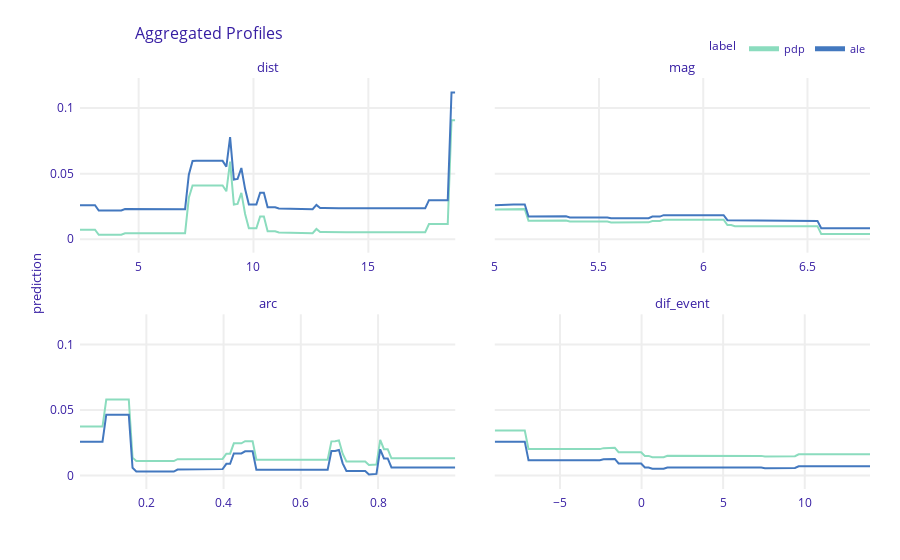

The notebook cell saved with this chart:
### Code cell
pdp_num = exp_reg.model_profile(type="partial", label="pdp")
ale_num = exp_reg.model_profile(type="accumulated", label="ale")
pdp_num.plot(ale_num)

### Figure 1 — Plotly figure (JSON) as saved in the notebook; plotly's stock layout.template omitted (floating-point values rounded to 4 significant figures; data arrays with more than 128 entries replaced by an {"elided": "..."} marker saying what was removed)
{"data": [{"customdata": {"elided": "101x3 mixed values"}, "hovertemplate": "<b>%{hovertext}</b><br><br>prediction=%{y:.3f}<br>mean_prediction=%{customdata[0]:.3f}<extra></extra>", "hovertext": ["pdp", "pdp", "pdp", "pdp", "pdp", "pdp", "pdp", "pdp", "pdp", "pdp", "pdp", "pdp", "pdp", "pdp", "pdp", "pdp", "pdp", "pdp", "pdp", "pdp", "pdp", "pdp", "pdp", "pdp", "pdp", "pdp", "pdp", "pdp", "pdp", "pdp", "pdp", "pdp", "pdp", "pdp", "pdp", "pdp", "pdp", "pdp", "pdp", "pdp", "pdp", "pdp", "pdp", "pdp", "pdp", "pdp", "pdp", "pdp", "pdp", "pdp", "pdp", "pdp", "pdp", "pdp", "pdp", "pdp", "pdp", "pdp", "pdp", "pdp", "pdp", "pdp", "pdp", "pdp", "pdp", "pdp", "pdp", "pdp", "pdp", "pdp", "pdp", "pdp", "pdp", "pdp", "pdp", "pdp", "pdp", "pdp", "pdp", "pdp", "pdp", "pdp", "pdp", "pdp", "pdp", "pdp", "pdp", "pdp", "pdp", "pdp", "pdp", "pdp", "pdp", "pdp", "pdp", "pdp", "pdp", "pdp", "pdp", "pdp", "pdp"], "legendgroup": "pdp", "line": {"color": "#8bdcbe", "dash": "solid", "width": 2}, "marker": {"symbol": "circle"}, "mode": "lines", "name": "pdp", "opacity": 1, "orientation": "v", "showlegend": true, "type": "scatter", "uid": "5d520d84-1703-4910-af3d-fa964ec07608", "x": [2.447, 2.611, 2.774, 2.937, 3.101, 3.264, 3.427, 3.591, 3.754, 3.918, 4.081, 4.244, 4.408, 4.571, 4.734, 4.898, 5.061, 5.224, 5.388, 5.551, 5.715, 5.878, 6.041, 6.205, 6.368, 6.531, 6.695, 6.858, 7.021, 7.185, 7.348, 7.511, 7.675, 7.838, 8.002, 8.165, 8.328, 8.492, 8.655, 8.818, 8.982, 9.145, 9.308, 9.472, 9.635, 9.799, 9.962, 10.13, 10.29, 10.45, 10.62, 10.78, 10.94, 11.11, 11.27, 11.43, 11.6, 11.76, 11.92, 12.09, 12.25, 12.41, 12.58, 12.74, 12.9, 13.07, 13.23, 13.39, 13.56, 13.72, 13.88, 14.05, 14.21, 14.37, 14.54, 14.7, 14.86, 15.03, 15.19, 15.35, 15.52, 15.68, 15.84, 16.01, 16.17, 16.33, 16.5, 16.66, 16.82, 16.99, 17.15, 17.31, 17.48, 17.64, 17.8, 17.97, 18.13, 18.29, 18.46, 18.62, 18.78], "xaxis": "x3", "y": [0.007174, 0.007297, 0.007297, 0.007248, 0.007248, 0.003406, 0.003406, 0.003406, 0.003406, 0.003406, 0.003406, 0.003406, 0.004565, 0.004565, 0.004565, 0.004565, 0.004565, 0.004565, 0.004565, 0.004565, 0.004565, 0.004481, 0.004481, 0.004481, 0.004462, 0.004462, 0.004462, 0.004513, 0.004513, 0.03156, 0.04088, 0.04101, 0.04101, 0.04094, 0.04094, 0.04094, 0.04094, 0.04094, 0.04094, 0.0365, 0.05908, 0.02641, 0.02691, 0.03533, 0.01924, 0.008361, 0.008361, 0.008384, 0.01739, 0.01739, 0.006081, 0.006081, 0.006081, 0.005128, 0.005128, 0.005128, 0.005128, 0.005128, 0.005128, 0.005128, 0.004602, 0.004602, 0.00456, 0.00779, 0.005398, 0.005398, 0.005286, 0.005286, 0.005286, 0.005286, 0.005286, 0.005286, 0.005305, 0.005305, 0.005305, 0.005285, 0.005285, 0.005285, 0.005285, 0.005285, 0.005285, 0.005285, 0.005285, 0.005285, 0.005285, 0.005285, 0.005285, 0.005285, 0.005285, 0.005285, 0.005285, 0.005285, 0.005285, 0.0115, 0.0115, 0.0115, 0.0115, 0.0115, 0.0115, 0.09078, 0.09078], "yaxis": "y3"}, {"customdata": {"elided": "101x3 mixed values"}, "hovertemplate": "<b>%{hovertext}</b><br><br>prediction=%{y:.3f}<br>mean_prediction=%{customdata[0]:.3f}<extra></extra>", "hovertext": ["pdp", "pdp", "pdp", "pdp", "pdp", "pdp", "pdp", "pdp", "pdp", "pdp", "pdp", "pdp", "pdp", "pdp", "pdp", "pdp", "pdp", "pdp", "pdp", "pdp", "pdp", "pdp", "pdp", "pdp", "pdp", "pdp", "pdp", "pdp", "pdp", "pdp", "pdp", "pdp", "pdp", "pdp", "pdp", "pdp", "pdp", "pdp", "pdp", "pdp", "pdp", "pdp", "pdp", "pdp", "pdp", "pdp", "pdp", "pdp", "pdp", "pdp", "pdp", "pdp", "pdp", "pdp", "pdp", "pdp", "pdp", "pdp", "pdp", "pdp", "pdp", "pdp", "pdp", "pdp", "pdp", "pdp", "pdp", "pdp", "pdp", "pdp", "pdp", "pdp", "pdp", "pdp", "pdp", "pdp", "pdp", "pdp", "pdp", "pdp", "pdp", "pdp", "pdp", "pdp", "pdp", "pdp", "pdp", "pdp", "pdp", "pdp", "pdp", "pdp", "pdp", "pdp", "pdp", "pdp", "pdp", "pdp", "pdp", "pdp", "pdp"], "legendgroup": "pdp", "line": {"color": "#8bdcbe", "dash": "solid", "width": 2}, "marker": {"symbol": "circle"}, "mode": "lines", "name": "pdp", "opacity": 1, "orientation": "v", "showlegend": false, "type": "scatter", "uid": "a08eb6e9-99c1-49bc-bb40-41cdc7280650", "x": [5, 5.018, 5.036, 5.054, 5.072, 5.09, 5.108, 5.126, 5.144, 5.162, 5.18, 5.198, 5.216, 5.234, 5.252, 5.27, 5.288, 5.306, 5.324, 5.342, 5.36, 5.378, 5.396, 5.414, 5.432, 5.45, 5.468, 5.486, 5.504, 5.522, 5.54, 5.558, 5.576, 5.594, 5.612, 5.63, 5.648, 5.666, 5.684, 5.702, 5.72, 5.738, 5.756, 5.774, 5.792, 5.81, 5.828, 5.846, 5.864, 5.882, 5.9, 5.918, 5.936, 5.954, 5.972, 5.99, 6.008, 6.026, 6.044, 6.062, 6.08, 6.098, 6.116, 6.134, 6.152, 6.17, 6.188, 6.206, 6.224, 6.242, 6.26, 6.278, 6.296, 6.314, 6.332, 6.35, 6.368, 6.386, 6.404, 6.422, 6.44, 6.458, 6.476, 6.494, 6.512, 6.53, 6.548, 6.566, 6.584, 6.602, 6.62, 6.638, 6.656, 6.674, 6.692, 6.71, 6.728, 6.746, 6.764, 6.782, 6.8], "xaxis": "x4", "y": [0.02272, 0.02272, 0.02272, 0.02288, 0.02288, 0.02288, 0.02292, 0.02292, 0.02292, 0.01402, 0.01402, 0.01402, 0.01402, 0.01402, 0.01394, 0.01394, 0.01394, 0.01422, 0.01422, 0.01422, 0.01343, 0.01343, 0.01343, 0.01343, 0.01343, 0.01343, 0.01343, 0.01343, 0.01343, 0.01343, 0.01343, 0.01279, 0.01279, 0.01279, 0.01279, 0.01279, 0.01279, 0.01279, 0.01279, 0.01283, 0.01283, 0.01283, 0.01387, 0.01387, 0.01387, 0.01487, 0.01487, 0.01487, 0.01486, 0.01486, 0.01486, 0.01486, 0.01486, 0.01486, 0.01486, 0.01486, 0.01486, 0.01486, 0.01486, 0.01486, 0.01486, 0.01486, 0.01077, 0.01077, 0.009937, 0.009937, 0.009937, 0.009937, 0.009937, 0.009937, 0.009937, 0.009937, 0.009937, 0.009937, 0.009937, 0.009937, 0.009937, 0.009937, 0.009937, 0.009937, 0.009937, 0.009937, 0.009937, 0.009937, 0.009937, 0.009937, 0.009937, 0.003964, 0.003964, 0.003964, 0.003964, 0.003964, 0.003964, 0.003964, 0.003964, 0.003964, 0.003964, 0.003964, 0.003964, 0.003964, 0.003964], "yaxis": "y4"}, {"customdata": {"elided": "101x3 mixed values"}, "hovertemplate": "<b>%{hovertext}</b><br><br>prediction=%{y:.3f}<br>mean_prediction=%{customdata[0]:.3f}<extra></extra>", "hovertext": ["pdp", "pdp", "pdp", "pdp", "pdp", "pdp", "pdp", "pdp", "pdp", "pdp", "pdp", "pdp", "pdp", "pdp", "pdp", "pdp", "pdp", "pdp", "pdp", "pdp", "pdp", "pdp", "pdp", "pdp", "pdp", "pdp", "pdp", "pdp", "pdp", "pdp", "pdp", "pdp", "pdp", "pdp", "pdp", "pdp", "pdp", "pdp", "pdp", "pdp", "pdp", "pdp", "pdp", "pdp", "pdp", "pdp", "pdp", "pdp", "pdp", "pdp", "pdp", "pdp", "pdp", "pdp", "pdp", "pdp", "pdp", "pdp", "pdp", "pdp", "pdp", "pdp", "pdp", "pdp", "pdp", "pdp", "pdp", "pdp", "pdp", "pdp", "pdp", "pdp", "pdp", "pdp", "pdp", "pdp", "pdp", "pdp", "pdp", "pdp", "pdp", "pdp", "pdp", "pdp", "pdp", "pdp", "pdp", "pdp", "pdp", "pdp", "pdp", "pdp", "pdp", "pdp", "pdp", "pdp", "pdp", "pdp", "pdp", "pdp", "pdp"], "legendgroup": "pdp", "line": {"color": "#8bdcbe", "dash": "solid", "width": 2}, "marker": {"symbol": "circle"}, "mode": "lines", "name": "pdp", "opacity": 1, "orientation": "v", "showlegend": false, "type": "scatter", "uid": "2cd10c6c-0ea4-4f9e-8c56-14009e08aa48", "x": [0.02812, 0.03784, 0.04756, 0.05728, 0.06699, 0.07671, 0.08643, 0.09615, 0.1059, 0.1156, 0.1253, 0.135, 0.1447, 0.1545, 0.1642, 0.1739, 0.1836, 0.1933, 0.203, 0.2128, 0.2225, 0.2322, 0.2419, 0.2516, 0.2613, 0.2711, 0.2808, 0.2905, 0.3002, 0.3099, 0.3197, 0.3294, 0.3391, 0.3488, 0.3585, 0.3682, 0.378, 0.3877, 0.3974, 0.4071, 0.4168, 0.4265, 0.4363, 0.446, 0.4557, 0.4654, 0.4751, 0.4849, 0.4946, 0.5043, 0.514, 0.5237, 0.5334, 0.5432, 0.5529, 0.5626, 0.5723, 0.582, 0.5918, 0.6015, 0.6112, 0.6209, 0.6306, 0.6403, 0.6501, 0.6598, 0.6695, 0.6792, 0.6889, 0.6986, 0.7084, 0.7181, 0.7278, 0.7375, 0.7472, 0.757, 0.7667, 0.7764, 0.7861, 0.7958, 0.8055, 0.8153, 0.825, 0.8347, 0.8444, 0.8541, 0.8638, 0.8736, 0.8833, 0.893, 0.9027, 0.9124, 0.9222, 0.9319, 0.9416, 0.9513, 0.961, 0.9707, 0.9805, 0.9902, 0.9999], "xaxis": "x", "y": [0.03735, 0.03735, 0.03735, 0.03735, 0.03735, 0.03735, 0.03735, 0.05792, 0.05792, 0.05792, 0.05792, 0.05792, 0.05792, 0.05792, 0.01364, 0.01106, 0.01105, 0.01105, 0.01105, 0.01105, 0.01105, 0.01105, 0.01105, 0.01105, 0.01105, 0.01105, 0.01247, 0.01247, 0.01247, 0.01247, 0.01247, 0.01247, 0.01247, 0.01247, 0.01265, 0.01265, 0.01265, 0.01265, 0.01265, 0.01663, 0.01663, 0.02453, 0.02453, 0.02453, 0.02615, 0.02615, 0.02615, 0.01204, 0.01204, 0.01204, 0.01204, 0.01204, 0.01202, 0.01202, 0.01206, 0.01206, 0.01206, 0.01206, 0.01206, 0.01206, 0.01206, 0.01206, 0.01206, 0.01206, 0.01206, 0.01206, 0.01206, 0.02604, 0.02613, 0.02681, 0.01662, 0.01075, 0.01075, 0.01075, 0.01075, 0.01075, 0.01075, 0.008083, 0.008083, 0.008315, 0.02712, 0.02007, 0.02007, 0.0131, 0.0131, 0.0131, 0.01306, 0.01306, 0.01306, 0.01306, 0.01306, 0.01306, 0.01306, 0.01306, 0.01306, 0.0131, 0.0131, 0.0131, 0.0131, 0.0131, 0.01318], "yaxis": "y"}, {"customdata": {"elided": "101x3 mixed values"}, "hovertemplate": "<b>%{hovertext}</b><br><br>prediction=%{y:.3f}<br>mean_prediction=%{customdata[0]:.3f}<extra></extra>", "hovertext": ["pdp", "pdp", "pdp", "pdp", "pdp", "pdp", "pdp", "pdp", "pdp", "pdp", "pdp", "pdp", "pdp", "pdp", "pdp", "pdp", "pdp", "pdp", "pdp", "pdp", "pdp", "pdp", "pdp", "pdp", "pdp", "pdp", "pdp", "pdp", "pdp", "pdp", "pdp", "pdp", "pdp", "pdp", "pdp", "pdp", "pdp", "pdp", "pdp", "pdp", "pdp", "pdp", "pdp", "pdp", "pdp", "pdp", "pdp", "pdp", "pdp", "pdp", "pdp", "pdp", "pdp", "pdp", "pdp", "pdp", "pdp", "pdp", "pdp", "pdp", "pdp", "pdp", "pdp", "pdp", "pdp", "pdp", "pdp", "pdp", "pdp", "pdp", "pdp", "pdp", "pdp", "pdp", "pdp", "pdp", "pdp", "pdp", "pdp", "pdp", "pdp", "pdp", "pdp", "pdp", "pdp", "pdp", "pdp", "pdp", "pdp", "pdp", "pdp", "pdp", "pdp", "pdp", "pdp", "pdp", "pdp", "pdp", "pdp", "pdp", "pdp"], "legendgroup": "pdp", "line": {"color": "#8bdcbe", "dash": "solid", "width": 2}, "marker": {"symbol": "circle"}, "mode": "lines", "name": "pdp", "opacity": 1, "orientation": "v", "showlegend": false, "type": "scatter", "uid": "3162268f-3bcb-41e0-af86-f2786c62d5e8", "x": [-9, -8.77, -8.54, -8.31, -8.08, -7.85, -7.62, -7.39, -7.16, -6.93, -6.7, -6.47, -6.24, -6.01, -5.78, -5.55, -5.32, -5.09, -4.86, -4.63, -4.4, -4.17, -3.94, -3.71, -3.48, -3.25, -3.02, -2.79, -2.56, -2.33, -2.1, -1.87, -1.64, -1.41, -1.18, -0.95, -0.72, -0.49, -0.26, -0.03, 0.2, 0.43, 0.66, 0.89, 1.12, 1.35, 1.58, 1.81, 2.04, 2.27, 2.5, 2.73, 2.96, 3.19, 3.42, 3.65, 3.88, 4.11, 4.34, 4.57, 4.8, 5.03, 5.26, 5.49, 5.72, 5.95, 6.18, 6.41, 6.64, 6.87, 7.1, 7.33, 7.56, 7.79, 8.02, 8.25, 8.48, 8.71, 8.94, 9.17, 9.4, 9.63, 9.86, 10.09, 10.32, 10.55, 10.78, 11.01, 11.24, 11.47, 11.7, 11.93, 12.16, 12.39, 12.62, 12.85, 13.08, 13.31, 13.54, 13.77, 14], "xaxis": "x2", "y": [0.03429, 0.03429, 0.03429, 0.03429, 0.03429, 0.03429, 0.03429, 0.03429, 0.03429, 0.02014, 0.02014, 0.02014, 0.02014, 0.02014, 0.02014, 0.02014, 0.02014, 0.02014, 0.02014, 0.02014, 0.02014, 0.02014, 0.02014, 0.02014, 0.02014, 0.02014, 0.02014, 0.02014, 0.02014, 0.02087, 0.02087, 0.02113, 0.02113, 0.01779, 0.01779, 0.01779, 0.01779, 0.01779, 0.01779, 0.01779, 0.01497, 0.01497, 0.01401, 0.01401, 0.01401, 0.01401, 0.01505, 0.01505, 0.01505, 0.01505, 0.01505, 0.01533, 0.01533, 0.01533, 0.01533, 0.01533, 0.01533, 0.01533, 0.01533, 0.01498, 0.01498, 0.01498, 0.01498, 0.01498, 0.01498, 0.01498, 0.01498, 0.01498, 0.01498, 0.01498, 0.01498, 0.01498, 0.01458, 0.01458, 0.01458, 0.01458, 0.01458, 0.0147, 0.0147, 0.0147, 0.0147, 0.01619, 0.01619, 0.01619, 0.01619, 0.01619, 0.01619, 0.01619, 0.01619, 0.01619, 0.01619, 0.01619, 0.01619, 0.01619, 0.01619, 0.01619, 0.01619, 0.01619, 0.01619, 0.01619, 0.01619], "yaxis": "y2"}, {"customdata": {"elided": "101x3 mixed values"}, "hovertemplate": "<b>%{hovertext}</b><br><br>prediction=%{y:.3f}<br>mean_prediction=%{customdata[0]:.3f}<extra></extra>", "hovertext": ["ale", "ale", "ale", "ale", "ale", "ale", "ale", "ale", "ale", "ale", "ale", "ale", "ale", "ale", "ale", "ale", "ale", "ale", "ale", "ale", "ale", "ale", "ale", "ale", "ale", "ale", "ale", "ale", "ale", "ale", "ale", "ale", "ale", "ale", "ale", "ale", "ale", "ale", "ale", "ale", "ale", "ale", "ale", "ale", "ale", "ale", "ale", "ale", "ale", "ale", "ale", "ale", "ale", "ale", "ale", "ale", "ale", "ale", "ale", "ale", "ale", "ale", "ale", "ale", "ale", "ale", "ale", "ale", "ale", "ale", "ale", "ale", "ale", "ale", "ale", "ale", "ale", "ale", "ale", "ale", "ale", "ale", "ale", "ale", "ale", "ale", "ale", "ale", "ale", "ale", "ale", "ale", "ale", "ale", "ale", "ale", "ale", "ale", "ale", "ale", "ale"], "legendgroup": "ale", "line": {"color": "#4378bf", "dash": "solid", "width": 2}, "marker": {"symbol": "circle"}, "mode": "lines", "name": "ale", "opacity": 1, "orientation": "v", "showlegend": true, "type": "scatter", "uid": "87690947-cac5-4ebf-96c4-5939c8bc7b45", "x": [2.447, 2.611, 2.774, 2.937, 3.101, 3.264, 3.427, 3.591, 3.754, 3.918, 4.081, 4.244, 4.408, 4.571, 4.734, 4.898, 5.061, 5.224, 5.388, 5.551, 5.715, 5.878, 6.041, 6.205, 6.368, 6.531, 6.695, 6.858, 7.021, 7.185, 7.348, 7.511, 7.675, 7.838, 8.002, 8.165, 8.328, 8.492, 8.655, 8.818, 8.982, 9.145, 9.308, 9.472, 9.635, 9.799, 9.962, 10.13, 10.29, 10.45, 10.62, 10.78, 10.94, 11.11, 11.27, 11.43, 11.6, 11.76, 11.92, 12.09, 12.25, 12.41, 12.58, 12.74, 12.9, 13.07, 13.23, 13.39, 13.56, 13.72, 13.88, 14.05, 14.21, 14.37, 14.54, 14.7, 14.86, 15.03, 15.19, 15.35, 15.52, 15.68, 15.84, 16.01, 16.17, 16.33, 16.5, 16.66, 16.82, 16.99, 17.15, 17.31, 17.48, 17.64, 17.8, 17.97, 18.13, 18.29, 18.46, 18.62, 18.78], "xaxis": "x3", "y": [0.02583, 0.02596, 0.02596, 0.0259, 0.0259, 0.02185, 0.02185, 0.02185, 0.02185, 0.02185, 0.02185, 0.02185, 0.02301, 0.02301, 0.02301, 0.02301, 0.02301, 0.02301, 0.02301, 0.02301, 0.02301, 0.02286, 0.02286, 0.02286, 0.02284, 0.02284, 0.02284, 0.02287, 0.02287, 0.0492, 0.05967, 0.0598, 0.0598, 0.05973, 0.05973, 0.05973, 0.05973, 0.05973, 0.05973, 0.0553, 0.07789, 0.04546, 0.04597, 0.05429, 0.03822, 0.0264, 0.0264, 0.02643, 0.03545, 0.03545, 0.02441, 0.02441, 0.02441, 0.02347, 0.02347, 0.02347, 0.02347, 0.02347, 0.02347, 0.02347, 0.02293, 0.02293, 0.0229, 0.02612, 0.02371, 0.02371, 0.02357, 0.02357, 0.02357, 0.02357, 0.02357, 0.02357, 0.02359, 0.02359, 0.02359, 0.02357, 0.02357, 0.02357, 0.02357, 0.02357, 0.02357, 0.02357, 0.02357, 0.02357, 0.02357, 0.02357, 0.02357, 0.02357, 0.02357, 0.02357, 0.02357, 0.02357, 0.02357, 0.02979, 0.02979, 0.02979, 0.02979, 0.02979, 0.02979, 0.1118, 0.1118], "yaxis": "y3"}, {"customdata": {"elided": "101x3 mixed values"}, "hovertemplate": "<b>%{hovertext}</b><br><br>prediction=%{y:.3f}<br>mean_prediction=%{customdata[0]:.3f}<extra></extra>", "hovertext": ["ale", "ale", "ale", "ale", "ale", "ale", "ale", "ale", "ale", "ale", "ale", "ale", "ale", "ale", "ale", "ale", "ale", "ale", "ale", "ale", "ale", "ale", "ale", "ale", "ale", "ale", "ale", "ale", "ale", "ale", "ale", "ale", "ale", "ale", "ale", "ale", "ale", "ale", "ale", "ale", "ale", "ale", "ale", "ale", "ale", "ale", "ale", "ale", "ale", "ale", "ale", "ale", "ale", "ale", "ale", "ale", "ale", "ale", "ale", "ale", "ale", "ale", "ale", "ale", "ale", "ale", "ale", "ale", "ale", "ale", "ale", "ale", "ale", "ale", "ale", "ale", "ale", "ale", "ale", "ale", "ale", "ale", "ale", "ale", "ale", "ale", "ale", "ale", "ale", "ale", "ale", "ale", "ale", "ale", "ale", "ale", "ale", "ale", "ale", "ale", "ale"], "legendgroup": "ale", "line": {"color": "#4378bf", "dash": "solid", "width": 2}, "marker": {"symbol": "circle"}, "mode": "lines", "name": "ale", "opacity": 1, "orientation": "v", "showlegend": false, "type": "scatter", "uid": "9f9b7ee5-dd53-47bb-a56b-b2bcf0ebd3ed", "x": [5, 5.018, 5.036, 5.054, 5.072, 5.09, 5.108, 5.126, 5.144, 5.162, 5.18, 5.198, 5.216, 5.234, 5.252, 5.27, 5.288, 5.306, 5.324, 5.342, 5.36, 5.378, 5.396, 5.414, 5.432, 5.45, 5.468, 5.486, 5.504, 5.522, 5.54, 5.558, 5.576, 5.594, 5.612, 5.63, 5.648, 5.666, 5.684, 5.702, 5.72, 5.738, 5.756, 5.774, 5.792, 5.81, 5.828, 5.846, 5.864, 5.882, 5.9, 5.918, 5.936, 5.954, 5.972, 5.99, 6.008, 6.026, 6.044, 6.062, 6.08, 6.098, 6.116, 6.134, 6.152, 6.17, 6.188, 6.206, 6.224, 6.242, 6.26, 6.278, 6.296, 6.314, 6.332, 6.35, 6.368, 6.386, 6.404, 6.422, 6.44, 6.458, 6.476, 6.494, 6.512, 6.53, 6.548, 6.566, 6.584, 6.602, 6.62, 6.638, 6.656, 6.674, 6.692, 6.71, 6.728, 6.746, 6.764, 6.782, 6.8], "xaxis": "x4", "y": [0.02583, 0.02583, 0.02583, 0.02639, 0.02639, 0.02639, 0.02643, 0.02643, 0.02643, 0.01729, 0.01729, 0.01729, 0.01729, 0.01729, 0.01719, 0.01719, 0.01719, 0.01742, 0.01742, 0.01742, 0.01656, 0.01656, 0.01656, 0.01656, 0.01656, 0.01656, 0.01656, 0.01656, 0.01656, 0.01656, 0.01656, 0.01593, 0.01593, 0.01593, 0.01593, 0.01593, 0.01593, 0.01593, 0.01593, 0.01596, 0.01596, 0.01596, 0.01722, 0.01722, 0.01722, 0.01831, 0.01831, 0.01831, 0.0183, 0.0183, 0.0183, 0.0183, 0.0183, 0.0183, 0.0183, 0.0183, 0.0183, 0.0183, 0.0183, 0.0183, 0.0183, 0.0183, 0.01454, 0.01454, 0.01396, 0.01396, 0.01396, 0.01396, 0.01396, 0.01396, 0.01396, 0.01396, 0.01396, 0.01396, 0.01396, 0.01396, 0.01396, 0.01396, 0.01396, 0.01396, 0.01396, 0.01396, 0.01396, 0.01396, 0.01396, 0.01396, 0.01396, 0.008357, 0.008357, 0.008357, 0.008357, 0.008357, 0.008357, 0.008357, 0.008357, 0.008357, 0.008357, 0.008357, 0.008357, 0.008357, 0.008357], "yaxis": "y4"}, {"customdata": {"elided": "101x3 mixed values"}, "hovertemplate": "<b>%{hovertext}</b><br><br>prediction=%{y:.3f}<br>mean_prediction=%{customdata[0]:.3f}<extra></extra>", "hovertext": ["ale", "ale", "ale", "ale", "ale", "ale", "ale", "ale", "ale", "ale", "ale", "ale", "ale", "ale", "ale", "ale", "ale", "ale", "ale", "ale", "ale", "ale", "ale", "ale", "ale", "ale", "ale", "ale", "ale", "ale", "ale", "ale", "ale", "ale", "ale", "ale", "ale", "ale", "ale", "ale", "ale", "ale", "ale", "ale", "ale", "ale", "ale", "ale", "ale", "ale", "ale", "ale", "ale", "ale", "ale", "ale", "ale", "ale", "ale", "ale", "ale", "ale", "ale", "ale", "ale", "ale", "ale", "ale", "ale", "ale", "ale", "ale", "ale", "ale", "ale", "ale", "ale", "ale", "ale", "ale", "ale", "ale", "ale", "ale", "ale", "ale", "ale", "ale", "ale", "ale", "ale", "ale", "ale", "ale", "ale", "ale", "ale", "ale", "ale", "ale", "ale"], "legendgroup": "ale", "line": {"color": "#4378bf", "dash": "solid", "width": 2}, "marker": {"symbol": "circle"}, "mode": "lines", "name": "ale", "opacity": 1, "orientation": "v", "showlegend": false, "type": "scatter", "uid": "1ff76ed7-e800-4399-a98c-42429bff89ad", "x": [0.02812, 0.03784, 0.04756, 0.05728, 0.06699, 0.07671, 0.08643, 0.09615, 0.1059, 0.1156, 0.1253, 0.135, 0.1447, 0.1545, 0.1642, 0.1739, 0.1836, 0.1933, 0.203, 0.2128, 0.2225, 0.2322, 0.2419, 0.2516, 0.2613, 0.2711, 0.2808, 0.2905, 0.3002, 0.3099, 0.3197, 0.3294, 0.3391, 0.3488, 0.3585, 0.3682, 0.378, 0.3877, 0.3974, 0.4071, 0.4168, 0.4265, 0.4363, 0.446, 0.4557, 0.4654, 0.4751, 0.4849, 0.4946, 0.5043, 0.514, 0.5237, 0.5334, 0.5432, 0.5529, 0.5626, 0.5723, 0.582, 0.5918, 0.6015, 0.6112, 0.6209, 0.6306, 0.6403, 0.6501, 0.6598, 0.6695, 0.6792, 0.6889, 0.6986, 0.7084, 0.7181, 0.7278, 0.7375, 0.7472, 0.757, 0.7667, 0.7764, 0.7861, 0.7958, 0.8055, 0.8153, 0.825, 0.8347, 0.8444, 0.8541, 0.8638, 0.8736, 0.8833, 0.893, 0.9027, 0.9124, 0.9222, 0.9319, 0.9416, 0.9513, 0.961, 0.9707, 0.9805, 0.9902, 0.9999], "xaxis": "x", "y": [0.02583, 0.02583, 0.02583, 0.02583, 0.02583, 0.02583, 0.02583, 0.04641, 0.04641, 0.04641, 0.04641, 0.04641, 0.04641, 0.04641, 0.005882, 0.003034, 0.003019, 0.003019, 0.003019, 0.003019, 0.003019, 0.003019, 0.003019, 0.003019, 0.003019, 0.003019, 0.004559, 0.004559, 0.004559, 0.004559, 0.004559, 0.004559, 0.004559, 0.004559, 0.004873, 0.004873, 0.004873, 0.004873, 0.004873, 0.008883, 0.008883, 0.01683, 0.01683, 0.01683, 0.01844, 0.01844, 0.01844, 0.004419, 0.004419, 0.004419, 0.004419, 0.004419, 0.004409, 0.004409, 0.004452, 0.004452, 0.004452, 0.004452, 0.004452, 0.004452, 0.004452, 0.004452, 0.004452, 0.004452, 0.004452, 0.004452, 0.004452, 0.0187, 0.01878, 0.01946, 0.009287, 0.003481, 0.003481, 0.003481, 0.003481, 0.003481, 0.003481, 0.0008193, 0.0008193, 0.001243, 0.02003, 0.01305, 0.01305, 0.00612, 0.00612, 0.00612, 0.006083, 0.006083, 0.006083, 0.006083, 0.006083, 0.006083, 0.006083, 0.006083, 0.006083, 0.006119, 0.006119, 0.006119, 0.006119, 0.006119, 0.006202], "yaxis": "y"}, {"customdata": {"elided": "101x3 mixed values"}, "hovertemplate": "<b>%{hovertext}</b><br><br>prediction=%{y:.3f}<br>mean_prediction=%{customdata[0]:.3f}<extra></extra>", "hovertext": ["ale", "ale", "ale", "ale", "ale", "ale", "ale", "ale", "ale", "ale", "ale", "ale", "ale", "ale", "ale", "ale", "ale", "ale", "ale", "ale", "ale", "ale", "ale", "ale", "ale", "ale", "ale", "ale", "ale", "ale", "ale", "ale", "ale", "ale", "ale", "ale", "ale", "ale", "ale", "ale", "ale", "ale", "ale", "ale", "ale", "ale", "ale", "ale", "ale", "ale", "ale", "ale", "ale", "ale", "ale", "ale", "ale", "ale", "ale", "ale", "ale", "ale", "ale", "ale", "ale", "ale", "ale", "ale", "ale", "ale", "ale", "ale", "ale", "ale", "ale", "ale", "ale", "ale", "ale", "ale", "ale", "ale", "ale", "ale", "ale", "ale", "ale", "ale", "ale", "ale", "ale", "ale", "ale", "ale", "ale", "ale", "ale", "ale", "ale", "ale", "ale"], "legendgroup": "ale", "line": {"color": "#4378bf", "dash": "solid", "width": 2}, "marker": {"symbol": "circle"}, "mode": "lines", "name": "ale", "opacity": 1, "orientation": "v", "showlegend": false, "type": "scatter", "uid": "6bf0117f-3051-48be-8850-6e5c9ac4012a", "x": [-9, -8.77, -8.54, -8.31, -8.08, -7.85, -7.62, -7.39, -7.16, -6.93, -6.7, -6.47, -6.24, -6.01, -5.78, -5.55, -5.32, -5.09, -4.86, -4.63, -4.4, -4.17, -3.94, -3.71, -3.48, -3.25, -3.02, -2.79, -2.56, -2.33, -2.1, -1.87, -1.64, -1.41, -1.18, -0.95, -0.72, -0.49, -0.26, -0.03, 0.2, 0.43, 0.66, 0.89, 1.12, 1.35, 1.58, 1.81, 2.04, 2.27, 2.5, 2.73, 2.96, 3.19, 3.42, 3.65, 3.88, 4.11, 4.34, 4.57, 4.8, 5.03, 5.26, 5.49, 5.72, 5.95, 6.18, 6.41, 6.64, 6.87, 7.1, 7.33, 7.56, 7.79, 8.02, 8.25, 8.48, 8.71, 8.94, 9.17, 9.4, 9.63, 9.86, 10.09, 10.32, 10.55, 10.78, 11.01, 11.24, 11.47, 11.7, 11.93, 12.16, 12.39, 12.62, 12.85, 13.08, 13.31, 13.54, 13.77, 14], "xaxis": "x2", "y": [0.02583, 0.02583, 0.02583, 0.02583, 0.02583, 0.02583, 0.02583, 0.02583, 0.02583, 0.01166, 0.01166, 0.01166, 0.01166, 0.01166, 0.01166, 0.01166, 0.01166, 0.01166, 0.01166, 0.01166, 0.01166, 0.01166, 0.01166, 0.01166, 0.01166, 0.01166, 0.01166, 0.01166, 0.01166, 0.01236, 0.01236, 0.01264, 0.01264, 0.009171, 0.009171, 0.009171, 0.009171, 0.009171, 0.009171, 0.009171, 0.006115, 0.006115, 0.005116, 0.005116, 0.005116, 0.005116, 0.006122, 0.006122, 0.006122, 0.006122, 0.006122, 0.00642, 0.00642, 0.00642, 0.00642, 0.00642, 0.00642, 0.00642, 0.00642, 0.006046, 0.006046, 0.006046, 0.006046, 0.006046, 0.006046, 0.006046, 0.006046, 0.006046, 0.006046, 0.006046, 0.006046, 0.006046, 0.005636, 0.005636, 0.005636, 0.005636, 0.005636, 0.005759, 0.005759, 0.005759, 0.005759, 0.007079, 0.007079, 0.007079, 0.007079, 0.007079, 0.007079, 0.007079, 0.007079, 0.007079, 0.007079, 0.007079, 0.007079, 0.007079, 0.007079, 0.007079, 0.007079, 0.007079, 0.007079, 0.007079, 0.007079], "yaxis": "y2"}], "layout": {"annotations": [{"font": {"size": 13}, "showarrow": false, "text": "arc", "x": 0.2375, "xanchor": "center", "xref": "paper", "y": 0.425, "yanchor": "bottom", "yref": "paper"}, {"font": {"size": 13}, "showarrow": false, "text": "dif_event", "x": 0.7625, "xanchor": "center", "xref": "paper", "y": 0.425, "yanchor": "bottom", "yref": "paper"}, {"font": {"size": 13}, "showarrow": false, "text": "dist", "x": 0.2375, "xanchor": "center", "xref": "paper", "y": 1, "yanchor": "bottom", "yref": "paper"}, {"font": {"size": 13}, "showarrow": false, "text": "mag", "x": 0.7625, "xanchor": "center", "xref": "paper", "y": 1, "yanchor": "bottom", "yref": "paper"}, {"font": {"size": 13}, "showarrow": false, "text": "prediction", "textangle": -90, "x": -0.07, "xref": "paper", "y": 0.5, "yref": "paper"}], "autosize": true, "font": {"color": "#371ea3"}, "hovermode": "x unified", "legend": {"font": {"size": 11}, "itemsizing": "constant", "orientation": "h", "title": {"font": {"size": 12}, "text": "label"}, "tracegroupgap": 0, "x": 1, "xanchor": "right", "y": 1.036, "yanchor": "bottom"}, "margin": {"b": 71, "r": 30, "t": 78}, "title": {"font": {"size": 16}, "text": "Aggregated Profiles", "x": 0.15}, "xaxis": {"anchor": "y", "automargin": true, "autorange": true, "domain": [0, 0.475], "fixedrange": true, "gridwidth": 2, "range": [0.02812, 0.9999], "showticklabels": true, "tickcolor": "white", "ticklen": 3, "ticks": "outside", "title": {"text": ""}, "type": "linear", "zeroline": false}, "xaxis2": {"anchor": "y2", "automargin": true, "autorange": true, "domain": [0.525, 1], "fixedrange": true, "gridwidth": 2, "range": [-9, 14], "showticklabels": true, "tickcolor": "white", "ticklen": 3, "ticks": "outside", "title": {"text": ""}, "type": "linear", "zeroline": false}, "xaxis3": {"anchor": "y3", "automargin": true, "autorange": true, "domain": [0, 0.475], "fixedrange": true, "gridwidth": 2, "range": [2.447, 18.78], "showticklabels": true, "tickcolor": "white", "ticklen": 3, "ticks": "outside", "title": {"text": ""}, "type": "linear", "zeroline": false}, "xaxis4": {"anchor": "y4", "automargin": true, "autorange": true, "domain": [0.525, 1], "fixedrange": true, "gridwidth": 2, "range": [5, 6.8], "showticklabels": true, "tickcolor": "white", "ticklen": 3, "ticks": "outside", "title": {"text": ""}, "type": "linear", "zeroline": false}, "yaxis": {"anchor": "x", "automargin": true, "domain": [0, 0.425], "fixedrange": true, "gridwidth": 2, "range": [-0.01028, 0.1229], "tickcolor": "white", "ticklen": 3, "ticks": "outside", "title": {"text": ""}, "type": "linear", "zeroline": false}, "yaxis2": {"anchor": "x2", "automargin": true, "domain": [0, 0.425], "fixedrange": true, "gridwidth": 2, "matches": "y", "showticklabels": false, "tickcolor": "white", "ticklen": 3, "ticks": "outside", "title": {"text": ""}, "type": "linear", "zeroline": false}, "yaxis3": {"anchor": "x3", "automargin": true, "domain": [0.575, 1], "fixedrange": true, "gridwidth": 2, "matches": "y", "range": [-0.01028, 0.1229], "tickcolor": "white", "ticklen": 3, "ticks": "outside", "title": {"text": ""}, "type": "linear", "zeroline": false}, "yaxis4": {"anchor": "x4", "automargin": true, "domain": [0.575, 1], "fixedrange": true, "gridwidth": 2, "matches": "y", "showticklabels": false, "tickcolor": "white", "ticklen": 3, "ticks": "outside", "title": {"text": ""}, "type": "linear", "zeroline": false}}}
